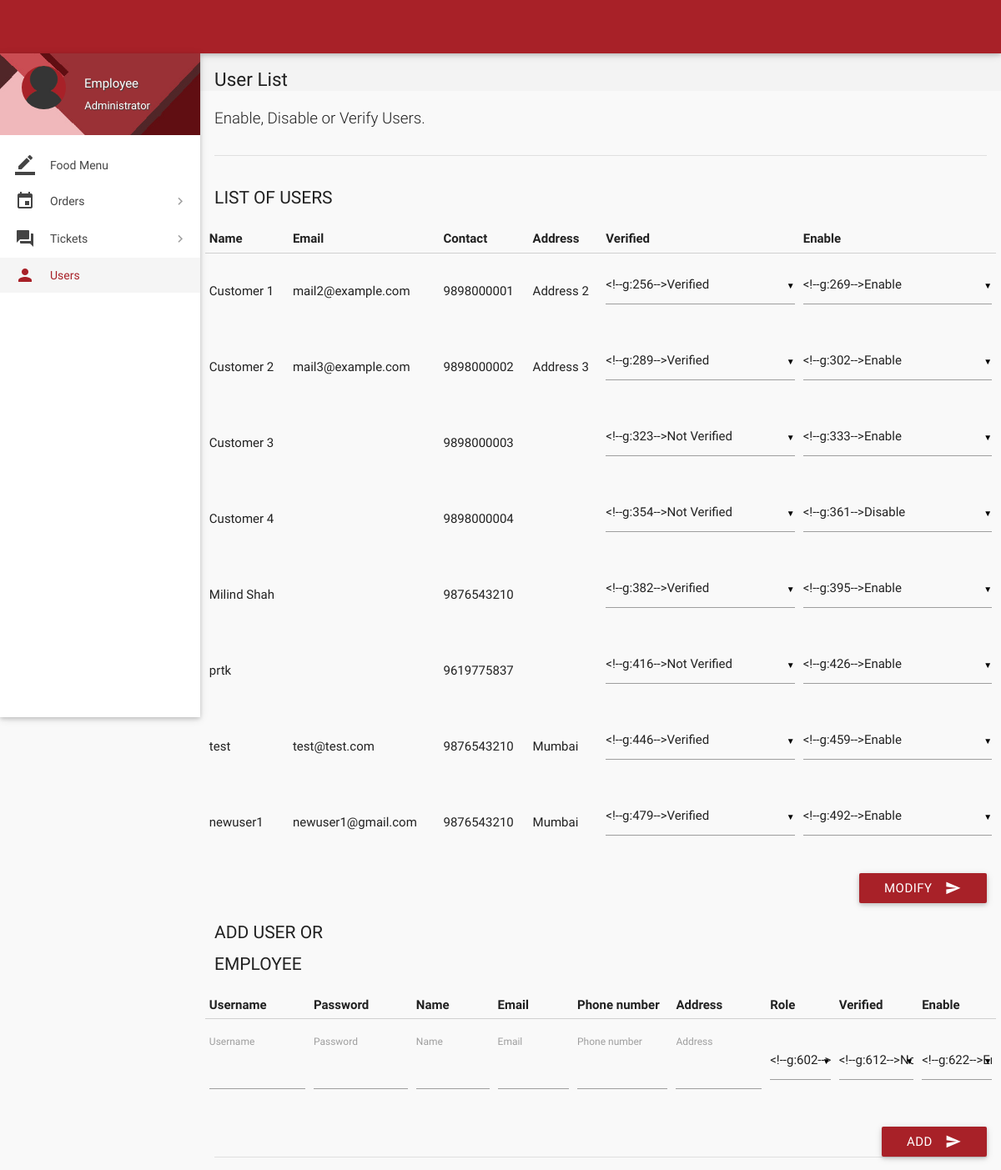
The page /users.php (signed in) on the database its author committed.
### tables this page shows
CREATE TABLE `customer` (
  `id` int(11) NOT NULL,
  `role` varchar(15) NOT NULL DEFAULT 'Customer',
  `name` varchar(15) NOT NULL,
  `username` varchar(10) NOT NULL,
  `password` varchar(16) NOT NULL,
  `email` varchar(35) DEFAULT NULL,
  `address` varchar(300) DEFAULT NULL,
  `contact` bigint(11) NOT NULL,
  `verified` tinyint(1) NOT NULL DEFAULT '0',
  `deleted` tinyint(4) NOT NULL DEFAULT '0'
);

### includes/connect.php (called while the page is built, shortened)
<?php
$name = $_SESSION['name'];
$role = $_SESSION['role'];
?>

### users.php (the view, shortened to what this page needs)
<?php
include 'includes/connect.php';
	if($_SESSION['admin_sid']==session_id())
	{
		?>
<!DOCTYPE html>
<html lang="en">
<head>
  <link href="css/materialize.min.css" type="text/css" rel="stylesheet" media="screen,projection">
  <link href="css/style.min.css" type="text/css" rel="stylesheet" media="screen,projection">
  <link href="css/custom/custom.min.css" type="text/css" rel="stylesheet" media="screen,projection">
  <link href="js/plugins/perfect-scrollbar/perfect-scrollbar.css" type="text/css" rel="stylesheet" media="screen,projection">
</head>
<body>
  <header id="header" class="page-topbar">
        <div class="navbar-fixed">
            <nav class="navbar-color">
                <div class="nav-wrapper">
                    <ul class="left">
                      <li><h1 class="logo-wrapper"><a href="index.php" class="brand-logo darken-1"> </a> <span class="logo-text">Logo</span></h1></li>
                    </ul>
                </div>
            </nav>
        </div>
  </header>
  <div id="main">
    <div class="wrapper">
      <aside id="left-sidebar-nav">
        <ul id="slide-out" class="side-nav fixed leftside-navigation">
            <li class="user-details cyan darken-2">
            <div class="row">
                <div class="col col s4 m4 l4">
                    <img src="images/avatar.jpg" alt="" class="circle responsive-img valign profile-image">
                </div>
                <div class="col col s8 m8 l8">
                    <a class="btn-flat dropdown-button waves-effect waves-light white-text profile-btn" href="#" data-activates="profile-dropdown"><?php echo $name;?> <i class="mdi-navigation-arrow-drop-down right"></i></a>
                    <p class="user-roal"><?php echo $role;?></p>
                </div>
            </div>
            </li>
            <li class="bold"><a href="index.php" class="waves-effect waves-cyan"><i class="mdi-editor-border-color"></i> Food Menu</a>
            </li>
                <li class="no-padding">
                    <ul class="collapsible collapsible-accordion">
                        <li class="bold"><a class="collapsible-header waves-effect waves-cyan"><i class="mdi-editor-insert-invitation"></i> Orders</a>
                        </li>
                    </ul>
                </li>
                 <li class="no-padding">
                    <ul class="collapsible collapsible-accordion">
                        <li class="bold"><a class="collapsible-header waves-effect waves-cyan"><i class="mdi-action-question-answer"></i> Tickets</a>
                        </li>
                    </ul>
                </li>
            <li class="bold active"><a href="users.php" class="waves-effect waves-cyan"><i class="mdi-social-person"></i> Users</a>
            </li>
        </ul>
        </aside>
      <section id="content">
        <div id="breadcrumbs-wrapper">
          <div class="container">
            <div class="row">
              <div class="col s12 m12 l12">
                <h5 class="breadcrumbs-title">User List</h5>
              </div>
            </div>
          </div>
        </div>
        <div class="container">
          <p class="caption">Enable, Disable or Verify Users.</p>
          <div class="divider"></div>
          <div id="editableTable" class="section">
		  <form class="formValidate" id="formValidate1" method="post" action="routers/user-router.php" novalidate="novalidate">
            <div class="row">
              <div class="col s12 m4 l3">
                <h4 class="header">List of users</h4>
              </div>
              <div>
<table>
                    <thead>
                      <tr>
                        <th data-field="name">Name</th>
                        <th data-field="price">Email</th>
                        <th data-field="price">Contact</th>
                        <th data-field="price">Address</th>
                        <th data-field="price">Verified</th>
                        <th data-field="price">Enable</th>
                      </tr>
                    </thead>
                    <tbody>
				<?php
				$result = mysqli_query($con, "SELECT * FROM customer");
				while($row = mysqli_fetch_array($result))
				{
					echo '<tr><td>'.$row["name"].'</td>';
					echo '<td>'.$row["email"].'</td>';
					echo '<td>'.$row["contact"].'</td>';
					echo '<td>'.$row["address"].'</td>';
					echo '<td><select name="'.$row['id'].'_verified">
                      <option value="1"'.($row['verified'] ? 'selected' : '').'>Verified</option>
                      <option value="0"'.(!$row['verified'] ? 'selected' : '').'>Not Verified</option>
                    </select></td>';
					echo '<td><select name="'.$row['id'].'_deleted">
                      <option value="1"'.($row['deleted'] ? 'selected' : '').'>Disable</option>
                      <option value="0"'.(!$row['deleted'] ? 'selected' : '').'>Enable</option>
                    </select></td>';
				}
				?>
                    </tbody>
</table>
              </div>
			  <div class="input-field col s12">
                              <button class="btn cyan waves-effect waves-light right" type="submit" name="action">Modify
                                <i class="mdi-content-send right"></i>
                              </button>
                            </div>
            </div>
			</form>
		  <form class="formValidate" id="formValidate" method="post" action="routers/add-users.php" novalidate="novalidate">
            <div class="row">
              <div class="col s12 m4 l3">
                <h4 class="header">Add User or Employee</h4>
              </div>
              <div>
<table>
                    <thead>
                      <tr>
                        <th data-field="name">Username</th>
                        <th data-field="name">Password</th>
                        <th data-field="name">Name</th>
                        <th data-field="price">Email</th>
                        <th data-field="price">Phone number</th>
                        <th data-field="price">Address</th>
                        <th data-field="price">Role</th>
                        <th data-field="price">Verified</th>
                        <th data-field="price">Enable</th>
                      </tr>
                    </thead>
                    <tbody>
				<?php
					echo '<tr><td><label for="username">Username</label><input id="username" name="username" type="text" data-error=".errorTxt02"><div class="errorTxt02"></div></td>';
					echo '<td><label for="password">Password</label><input id="password" name="password" type="password" data-error=".errorTxt03"><div class="errorTxt03"></div></td>';
					echo '<td><label for="name">Name</label><input id="name" name="name" type="text" data-error=".errorTxt04"><div class="errorTxt04"></div></td>';
					echo '<td><label for="email">Email</label><input id="email" name="email" type="email"></td>';
					echo '<td><label for="contact">Phone number</label><input id="contact" name="contact" type="number" data-error=".errorTxt05"><div class="errorTxt05"></div></td>';
					echo '<td><label for="address">Address</label><input id="address" name="address" type="text" data-error=".errorTxt06"><div class="errorTxt06"></div></td>';
					echo '<td><select name="role">
                      <option value="Employee">Employee</option>
                      <option value="Customer" selected>Customer</option>
                    </select></td>';
					echo '<td><select name="verified">
                      <option value="1">Verified</option>
                      <option value="0" selected>Not Verified</option>
                    </select></td>';
					echo '<td><select name="deleted">
                      <option value="1">Disable</option>
                      <option value="0" selected>Enable</option>
                    </select></td></tr>';
				?>
                    </tbody>
</table>
              </div>
			  <div class="input-field col s12">
                              <button class="btn cyan waves-effect waves-light right" type="submit" name="action">Add
                                <i class="mdi-content-send right"></i>
                              </button>
                            </div>
            </div>
			</form>
            <div class="divider"></div>
          </div>
        </div>
        </div>
    </div>
</body>
</html>
<?php
	}
?>

### rows shown on the page
customer: name "Customer 1", email "mail2@example.com", contact "9898000001", address "Address 2"
customer: name "Customer 2", email "mail3@example.com", contact "9898000002", address "Address 3"
customer: name "Customer 3", contact "9898000003"
customer: name "Customer 4", contact "9898000004"
customer: name "Milind Shah", contact "9876543210"
customer: name "prtk", contact "9619775837"
customer: name "test", email "test@test.com", contact "9876543210", address "Mumbai"
customer: name "newuser1", email "newuser1@gmail.com", contact "9876543210", address "Mumbai"

### other values the page prints
$name "Employee"
$role "Administrator"
